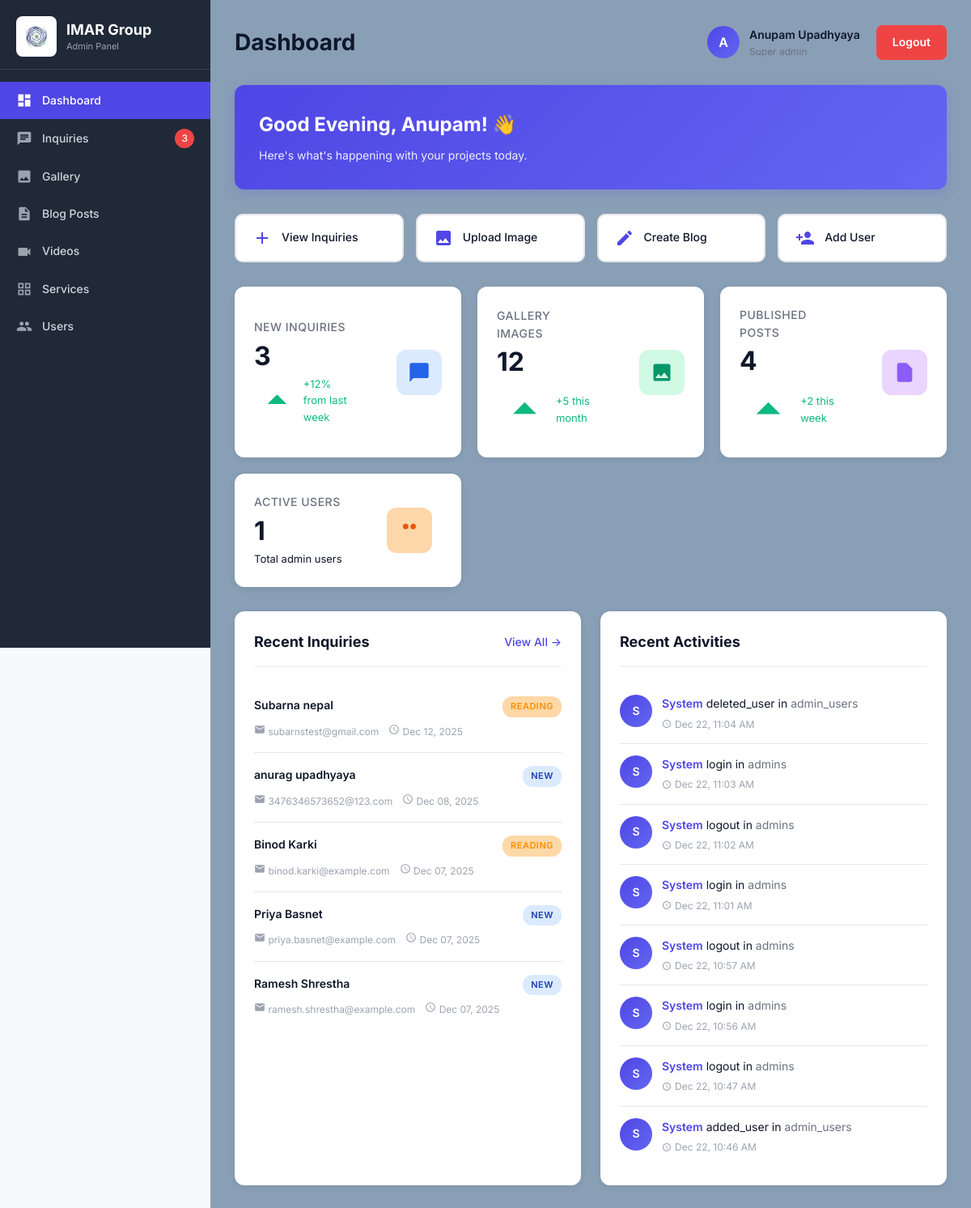
/admin/dashboard.php (signed in), run on an earlier commit of the app's database.
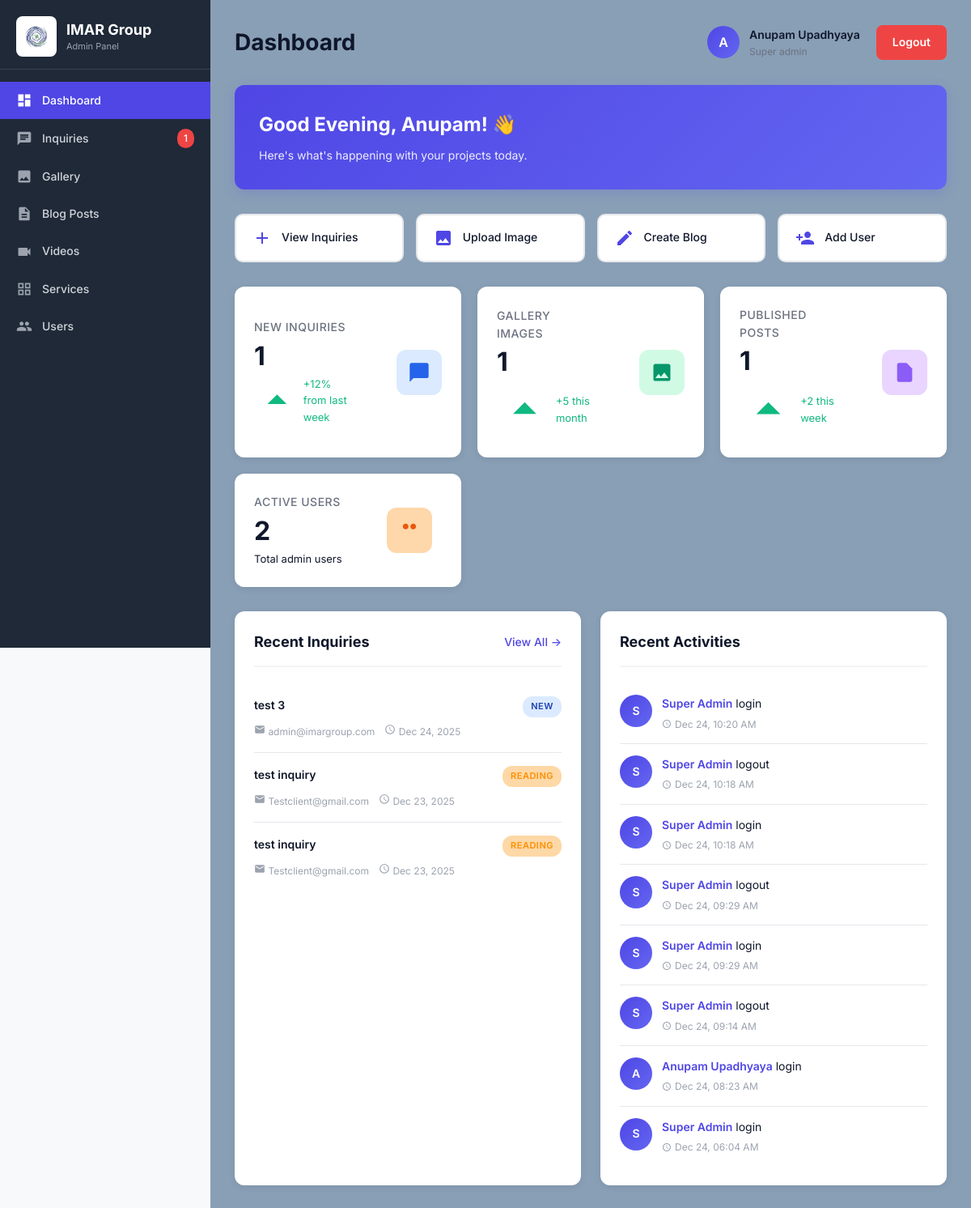
And on a later commit of the database.
### tables this page shows
CREATE TABLE `inquiries` (
  `id` int(11) NOT NULL,
  `first_name` varchar(50) NOT NULL,
  `last_name` varchar(50) NOT NULL,
  `email` varchar(100) NOT NULL,
  `phone` varchar(20) NOT NULL,
  `appointment_date` date DEFAULT NULL,
  `message` text NOT NULL,
  `ip_address` varchar(45) DEFAULT NULL,
  `user_agent` text DEFAULT NULL,
  `status` enum('new','reading','responded') NOT NULL DEFAULT 'new',
  `created_at` timestamp NOT NULL DEFAULT current_timestamp(),
  `updated_at` timestamp NOT NULL DEFAULT current_timestamp() ON UPDATE current_timestamp(),
  `read_at` datetime DEFAULT NULL,
  `admin_notes` text DEFAULT NULL
);

CREATE TABLE `activity_logs` (
  `id` int(11) NOT NULL,
  `admin_id` int(11) DEFAULT NULL,
  `action` varchar(100) NOT NULL,
  `table_affected` varchar(50) DEFAULT NULL,
  `record_id` int(11) DEFAULT NULL,
  `details` text DEFAULT NULL,
  `old_values` text DEFAULT NULL,
  `new_values` text DEFAULT NULL,
  `ip_address` varchar(45) DEFAULT NULL,
  `user_agent` text DEFAULT NULL,
  `created_at` timestamp NOT NULL DEFAULT current_timestamp()
);

### admin/includes/avatar-helper.php (called while the page is built, shortened)
<?php
function getAvatarPath($avatar, $currentFilePath = null) {
    if (!$avatar) {
        return null;
    }
    return null;
}
function getCurrentUserAvatar($conn, $userId) {
    $stmt = $conn->prepare("SELECT name, email, avatar, role FROM admin_users WHERE id = ?");
    $stmt->bind_param("i", $userId);
    $stmt->execute();
    $result = $stmt->get_result();
    if ($row = $result->fetch_assoc()) {
        return $row;
    }
    return null;
}
?>

### admin/dashboard.php (the view, shortened to what the changed rows need)
<?php
require_once '../config/config.php';
require_once 'includes/avatar-helper.php';
$admin_id = $_SESSION['admin_id'];
$currentUser = getCurrentUserAvatar($conn, $admin_id);
$admin_name = $currentUser['name'] ?? $_SESSION['admin_name'] ?? 'Admin';
$stats = [];
$result = $conn->query("SELECT COUNT(*) as count FROM inquiries WHERE status = 'new'");
$stats['new_inquiries'] = $result->fetch_assoc()['count'] ?? 0;
$result = $conn->query("SELECT COUNT(*) as count FROM gallery WHERE status = 'active'");
$stats['gallery_count'] = $result->fetch_assoc()['count'] ?? 0;
$result = $conn->query("SELECT COUNT(*) as count FROM blog_posts WHERE status = 'published'");
$stats['blog_count'] = $result->fetch_assoc()['count'] ?? 0;
$result = $conn->query("SELECT COUNT(*) as count FROM admin_users WHERE status = 'active'");
$stats['admin_count'] = $result->fetch_assoc()['count'] ?? 0;
$recent_inquiries = [];
$result = $conn->query("
    SELECT
        id,
        CONCAT(first_name, ' ', last_name) AS name,
        email,
        status,
        created_at
    FROM inquiries
    ORDER BY created_at DESC
    LIMIT 5
");
while ($row = $result->fetch_assoc()) {
    $recent_inquiries[] = $row;
}
$recent_activities = [];
$result = $conn->query("
    SELECT al.action, al.table_affected, al.created_at, a.name as full_name, a.avatar
    FROM activity_logs al
    LEFT JOIN admin_users a ON al.admin_id = a.id
    ORDER BY al.created_at DESC
    LIMIT 8
");
while ($row = $result->fetch_assoc()) {
    $recent_activities[] = $row;
}
$hour = date('H');
if ($hour < 12) {
    $greeting = 'Good Morning';
} elseif ($hour < 18) {
    $greeting = 'Good Afternoon';
} else {
    $greeting = 'Good Evening';
}
?>
<!DOCTYPE html>
<html lang="en">
<head>
    <link rel="stylesheet" href="../css/styles.css">
    <link rel="stylesheet" href="../css/dashboard.css">
</head>
<body>
<div class="dashboard">
    <?php include __DIR__ . '/includes/sidebar.php'; ?>
    <div class="main-content">
        <div class="dashboard-header">
            <h1>Dashboard</h1>
        </div>
        <div class="welcome-banner">
            <h2><?php echo $greeting; ?>, <?php echo htmlspecialchars(explode(' ', $admin_name)[0]); ?>! 👋</h2>
        </div>
        <div class="stats-grid">
            <div class="stat-card">
                <div class="stat-content">
                    <div class="stat-info">
                        <h3>New Inquiries</h3>
                        <div class="stat-value"><?php echo $stats['new_inquiries']; ?></div>
                        <div class="stat-change positive">
                            <svg viewBox="0 0 24 24" fill="currentColor">
                                <path d="M7 14l5-5 5 5z"/>
                            </svg>
                            <span>+12% from last week</span>
                        </div>
                    </div>
                </div>
            </div>
            <div class="stat-card">
                <div class="stat-content">
                    <div class="stat-info">
                        <h3>Gallery Images</h3>
                        <div class="stat-value"><?php echo $stats['gallery_count']; ?></div>
                        <div class="stat-change positive">
                            <svg viewBox="0 0 24 24" fill="currentColor">
                                <path d="M7 14l5-5 5 5z"/>
                            </svg>
                            <span>+5 this month</span>
                        </div>
                    </div>
                </div>
            </div>
            <div class="stat-card">
                <div class="stat-content">
                    <div class="stat-info">
                        <h3>Published Posts</h3>
                        <div class="stat-value"><?php echo $stats['blog_count']; ?></div>
                        <div class="stat-change positive">
                            <svg viewBox="0 0 24 24" fill="currentColor">
                                <path d="M7 14l5-5 5 5z"/>
                            </svg>
                            <span>+2 this week</span>
                        </div>
                    </div>
                </div>
            </div>
            <div class="stat-card">
                <div class="stat-content">
                    <div class="stat-info">
                        <h3>Active Users</h3>
                        <div class="stat-value"><?php echo $stats['admin_count']; ?></div>
                        <div class="stat-change">
                            <span>Total admin users</span>
                        </div>
                    </div>
                </div>
            </div>
        </div>
        <div class="two-column-grid">
            <div class="content-card">
                <div class="content-card-header">
                    <h2>Recent Inquiries</h2>
                </div>
                <?php if (empty($recent_inquiries)): ?>
                    <div class="empty-state">
                        <svg viewBox="0 0 24 24">
                            <path d="M20 2H4c-1.1 0-1.99.9-1.99 2L2 22l4-4h14c1.1 0 2-.9 2-2V4c0-1.1-.9-2-2-2z"/>
                        </svg>
                        <h3>No Inquiries Yet</h3>
                        <p>New customer inquiries will appear here</p>
                    </div>
                <?php else: ?>
                    <?php foreach ($recent_inquiries as $inquiry): ?>
                        <div class="inquiry-item">
                            <div class="inquiry-header">
                                <div class="inquiry-name"><?php echo htmlspecialchars($inquiry['name']); ?></div>
                                <span class="inquiry-badge <?php echo strtolower($inquiry['status']); ?>">
                                    <?php echo ucfirst($inquiry['status']); ?>
                                </span>
                            </div>
                            <div class="inquiry-meta">
                                <span>
                                    <svg viewBox="0 0 24 24">
                                        <path d="M20 4H4c-1.1 0-1.99.9-1.99 2L2 18c0 1.1.9 2 2 2h16c1.1 0 2-.9 2-2V6c0-1.1-.9-2-2-2zm0 4l-8 5-8-5V6l8 5 8-5v2z"/>
                                    </svg>
                                    <?php echo htmlspecialchars($inquiry['email']); ?>
                                </span>
                                <span>
                                    <svg viewBox="0 0 24 24">
                                        <path d="M11.99 2C6.47 2 2 6.48 2 12s4.47 10 9.99 10C17.52 22 22 17.52 22 12S17.52 2 11.99 2zM12 20c-4.42 0-8-3.58-8-8s3.58-8 8-8 8 3.58 8 8-3.58 8-8 8zm.5-13H11v6l5.25 3.15.75-1.23-4.5-2.67z"/>
                                    </svg>
                                    <?php echo date('M d, Y', strtotime($inquiry['created_at'])); ?>
                                </span>
                            </div>
                        </div>
                    <?php endforeach; ?>
                <?php endif; ?>
            </div>
            <div class="content-card">
                <div class="content-card-header">
                    <h2>Recent Activities</h2>
                </div>
                <?php if (empty($recent_activities)): ?>
                    <div class="empty-state">
                        <svg viewBox="0 0 24 24">
                            <path d="M9 11H7v2h2v-2zm4 0h-2v2h2v-2zm4 0h-2v2h2v-2zm2-7h-1V2h-2v2H8V2H6v2H5c-1.11 0-1.99.9-1.99 2L3 20c0 1.1.89 2 2 2h14c1.1 0 2-.9 2-2V6c0-1.1-.9-2-2-2zm0 16H5V9h14v11z"/>
                        </svg>
                        <h3>No Activities Yet</h3>
                        <p>System activities will be logged here</p>
                    </div>
                <?php else: ?>
                    <?php foreach ($recent_activities as $activity):
                        $name = $activity['full_name'] ?? 'System';
                        $activityAvatarUrl = getAvatarPath($activity['avatar'] ?? null, __DIR__);
                        $activityInitials = strtoupper(substr($name, 0, 1));
                    ?>
                        <div class="activity-item">
                            <div class="activity-icon">
                                <?php if ($activityAvatarUrl): ?>
                                    <img src="<?php echo htmlspecialchars($activityAvatarUrl); ?>"
                                         alt="<?php echo htmlspecialchars($name); ?>"
                                         onerror="this.outerHTML='<span><?php echo $activityInitials; ?></span>';">
                                <?php else: ?>
                                    <?php echo $activityInitials; ?>
                                <?php endif; ?>
                            </div>
                            <div class="activity-content">
                                <div class="activity-text">
                                    <strong><?php echo htmlspecialchars($name); ?></strong>
                                    <?php echo htmlspecialchars($activity['action']); ?>
                                    <?php if ($activity['table_affected']): ?>
                                        in <em><?php echo htmlspecialchars($activity['table_affected']); ?></em>
                                    <?php endif; ?>
                                </div>
                                <div class="activity-time">
                                    <svg viewBox="0 0 24 24">
                                        <path d="M11.99 2C6.47 2 2 6.48 2 12s4.47 10 9.99 10C17.52 22 22 17.52 22 12S17.52 2 11.99 2zM12 20c-4.42 0-8-3.58-8-8s3.58-8 8-8 8 3.58 8 8-3.58 8-8 8zm.5-13H11v6l5.25 3.15.75-1.23-4.5-2.67z"/>
                                    </svg>
                                    <?php echo date('M d, h:i A', strtotime($activity['created_at'])); ?>
                                </div>
                            </div>
                        </div>
                    <?php endforeach; ?>
                <?php endif; ?>
            </div>
        </div>
    </div>
</div>
</body>
</html>

### admin/includes/sidebar.php (shortened to what the changed rows need)
<?php
$base_url = '/Imar_Group_Admin_panel/admin';
$new_inquiries_count = $conn->query("SELECT COUNT(*) as count FROM inquiries WHERE status = 'new'")->fetch_assoc()['count'] ?? 0;
?>
<div class="sidebar">
    <div class="sidebar-header">
        <div class="sidebar-logo">
            <div class="sidebar-logo-text">
                <h2>IMAR Group</h2>
            </div>
        </div>
    </div>
    <div class="sidebar-menu">
        <a href="<?php echo $base_url; ?>/INQUIRY_CODE/inquiries.php" class="menu-item <?php echo strpos($_SERVER['PHP_SELF'], 'INQUIRY_CODE') !== false ? 'active' : ''; ?>">
            <svg viewBox="0 0 24 24">
                <path d="M20 2H4c-1.1 0-1.99.9-1.99 2L2 22l4-4h14c1.1 0 2-.9 2-2V4c0-1.1-.9-2-2-2zM6 9h12v2H6V9zm8 5H6v-2h8v2zm4-6H6V6h12v2z"/>
            </svg>
            <span>Inquiries</span>
            <?php if ($new_inquiries_count > 0): ?>
                <span style="margin-left: auto; background: #ef4444; color: white; padding: 2px 8px; border-radius: 12px; font-size: 12px;">
                    <?php echo $new_inquiries_count; ?>
                </span>
            <?php endif; ?>
        </a>
    </div>
</div>

What changed in the data, as far as the page shows it:
removed inquiries: name "Subarna nepal", status "READING", email "subarnstest@gmail.com", created_at "Dec 12, 2025"
removed inquiries: name "anurag upadhyaya", status "NEW", email "3476346573652@123.com", created_at "Dec 08, 2025"
removed inquiries: name "Binod Karki", status "READING", email "binod.karki@example.com", created_at "Dec 07, 2025"
removed inquiries: name "Priya Basnet", status "NEW", email "priya.basnet@example.com", created_at "Dec 07, 2025"
removed inquiries: name "Ramesh Shrestha", status "NEW", email "ramesh.shrestha@example.com", created_at "Dec 07, 2025"
removed activity_logs: activityInitials "S", name "System", action "deleted_user", table_affected "admin_users", created_at "Dec 22, 11:04 AM"
removed activity_logs: activityInitials "S", name "System", action "login", table_affected "admins", created_at "Dec 22, 11:03 AM"
removed activity_logs: activityInitials "S", name "System", action "logout", table_affected "admins", created_at "Dec 22, 11:02 AM"
removed activity_logs: activityInitials "S", name "System", action "login", table_affected "admins", created_at "Dec 22, 11:01 AM"
removed activity_logs: activityInitials "S", name "System", action "logout", table_affected "admins", created_at "Dec 22, 10:57 AM"
removed activity_logs: activityInitials "S", name "System", action "login", table_affected "admins", created_at "Dec 22, 10:56 AM"
removed activity_logs: activityInitials "S", name "System", action "logout", table_affected "admins", created_at "Dec 22, 10:47 AM"
removed activity_logs: activityInitials "S", name "System", action "added_user", table_affected "admin_users", created_at "Dec 22, 10:46 AM"
added inquiries: name "test 3", status "NEW", email "admin@imargroup.com", created_at "Dec 24, 2025"
added inquiries: name "test inquiry", status "READING", email "Testclient@gmail.com", created_at "Dec 23, 2025"
added inquiries: name "test inquiry", status "READING", email "Testclient@gmail.com", created_at "Dec 23, 2025"
now on this page (row edited): activity_logs: admin.name "S", admin.name "Super Admin", action "login", created_at "Dec 24, 10:20 AM"
now on this page (row edited): activity_logs: admin.name "S", admin.name "Super Admin", action "logout", created_at "Dec 24, 10:18 AM"
now on this page (row edited): activity_logs: admin.name "S", admin.name "Super Admin", action "login", created_at "Dec 24, 10:18 AM"
now on this page (row edited): activity_logs: admin.name "S", admin.name "Super Admin", action "logout", created_at "Dec 24, 09:29 AM"
now on this page (row edited): activity_logs: admin.name "S", admin.name "Super Admin", action "login", created_at "Dec 24, 09:29 AM"
now on this page (row edited): activity_logs: admin.name "S", admin.name "Super Admin", action "logout", created_at "Dec 24, 09:14 AM"
now on this page (row edited): activity_logs: admin.name "A", admin.name "Anupam Upadhyaya", action "login", created_at "Dec 24, 08:23 AM"
now on this page (row edited): activity_logs: admin.name "S", admin.name "Super Admin", action "login", created_at "Dec 24, 06:04 AM"
Also different on the page:
$new_inquiries_count: "3" → "1"
$stats['new_inquiries']: "3" → "1"
$stats['gallery_count']: "12" → "1"
$stats['blog_count']: "4" → "1"
$stats['admin_count']: "1" → "2"
